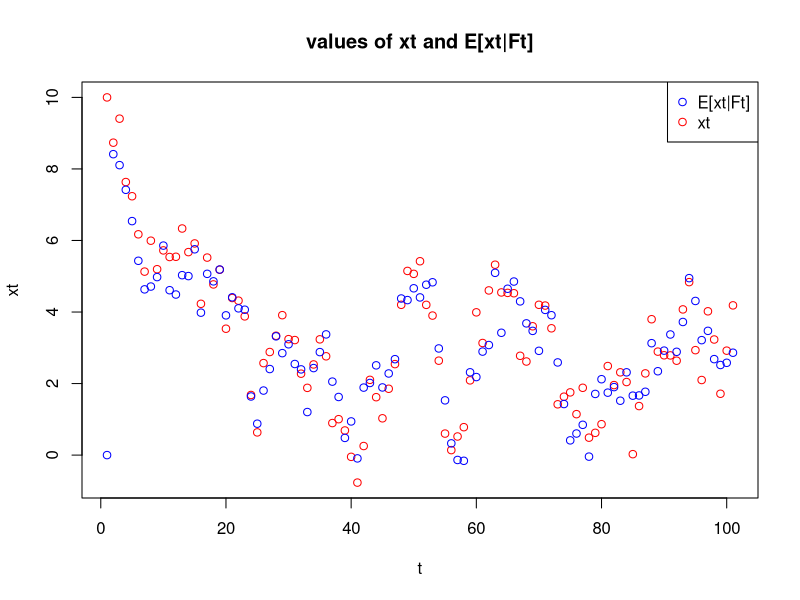
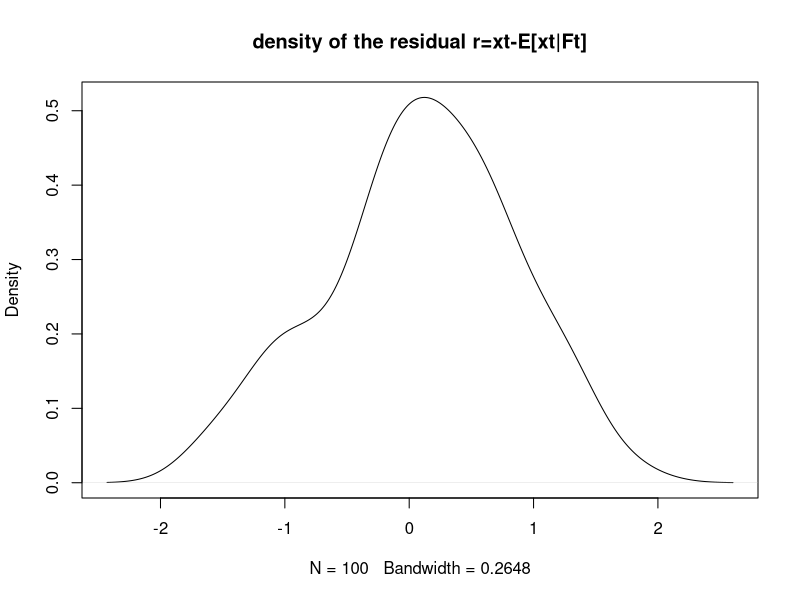

Recreate these plots in R, in order.
#t=0
x=c(10)
wt=rnorm(101)
wt[1]<-0
vt=rnorm(101)
y=c(x[1]+vt[1])

#Simulation for t=1,...,100
for(i in 2:101){
  x<-rbind(x,c(0.9*x[i-1]+wt[i]))
  y<-rbind(y,c(x[i] + vt[i]))
}


E=c(0) #E = E[xt|Ft]
e=c(0) #e = E[xt|Ft-1]
V=c(10) #V = Var[xt|Ft]
v=c(10) #v = var[xt|Ft-1]


#Kalman filter algorithm
for (t in 2:101) {
  #Prediction
  e<-rbind(e,0.9*E[t-1])
  v<-rbind(v,0.81*V[t-1] + 1)
  
  S=v[t]+1
  K=v[t]/S
  
  #Update
  E<- rbind(E, e[t] + K*(y[t]-e[t]))
  V<- rbind(V, (1 - K)*v[t])
}

plot(x, xlab = "t", ylab = "xt", col="red", main = 'values of xt and E[xt|Ft]')
points(E, col="blue")
legend("topright", c("E[xt|Ft]", "xt"), pch = 1, col=c('blue','red'))

r=x-E #xt-E[xt|Ft]

mean(r)
var(r)

plot(density(r[-1,]), main = 'density of the residual r=xt-E[xt|Ft]') #t=0 only depends on the initial estimator

